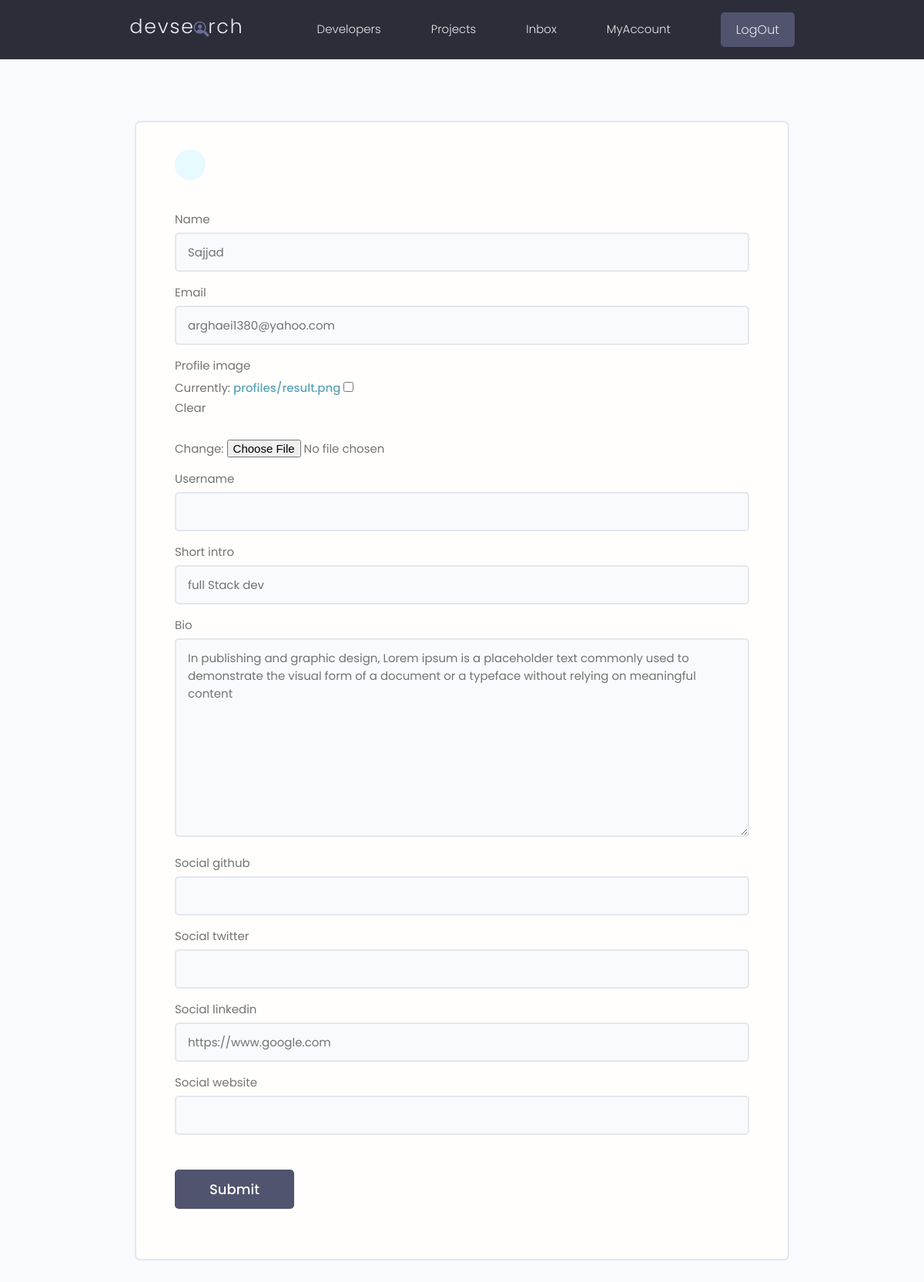
The page /users/edit-profile/ (signed in) on the database its author committed.
### users/models.py (models this page shows, shortened)
class Profile(models.Model):
    user = models.OneToOneField(User, on_delete=models.CASCADE, null=True, blank=True)
    name = models.CharField(max_length=200, null=True, blank=True)
    email = models.CharField(max_length=200, null=True, blank=True)
    profile_image = models.ImageField(null=True, blank=True, upload_to='profiles/', default='profiles/default.png')
    username = models.CharField(max_length=200, null=True, blank=True)
    short_intro = models.CharField(max_length=200, null=True, blank=True)
    bio = models.TextField(blank=True, null=True)
    social_github = models.CharField(max_length=200, null=True, blank=True)
    social_twitter = models.CharField(max_length=200, null=True, blank=True)
    social_linkedin = models.CharField(max_length=200, null=True, blank=True)
    social_website = models.CharField(max_length=200, null=True, blank=True)

### users/views.py (the view)
# urls.py: path('edit-profile/', views.edit_profile, name='edit-profile'),
@login_required(login_url='login')
def edit_profile(request):
    profile = request.user.profile
    if request.method == 'POST':
        form = CustomProfileCreationForm(request.POST, request.FILES, instance=profile)
        if form.is_valid():
            form.save()
            return redirect('account')
    form = CustomProfileCreationForm(instance=profile)
    context = {'form': form}
    return render(request, 'users/edit-profile.html', context)

### users/forms.py
class CustomProfileCreationForm(ModelForm):
    class Meta:
        model = Profile
        fields = ['name', 'email', 'profile_image', 'username', 'short_intro',
                'bio', 'social_github', 'social_twitter', 'social_linkedin', 'social_website'
                ]
    def __init__(self, *args, **kwargs):
        super(CustomProfileCreationForm, self).__init__(*args, **kwargs)
        for field in self.fields:
            self.fields[field].widget.attrs.update(
                {'class': 'input'}
            )

### users/templates/users/edit-profile.html (shortened to what this page needs)
{% extends 'main.html' %}
{% block content %}
<main class="formPage my-xl">
    <div class="content-box">
        <div class="formWrapper">
            <a class="backButton" href="{% url 'account' %}"></a>
            <br>
            <form class="form" method="POST" enctype="multipart/form-data">
                {% for field in form %}
                <div class="form__field">
                    <label for="formInput#text">{{field.label}}</label>
                    {{field}}
                </div>
                {% endfor %}
                <input class="btn btn--sub btn--lg  my-md" type="submit" value="Submit" />
            </form>
        </div>
    </div>
</main>
{% endblock %}

### static/styles/app.css (style rules this page uses)
:root { --color-sub: #2d2d39; }
.btn--sub { background-color: var(--color-sub-light); }
.content-box { width: 95%; max-width: 85rem; margin: 0 auto; }
.backButton { background: var(--color-main-light); color: var(--color-main); width: 4rem; height: 4rem; display: flex; align-items: center; justify-content: center; border-radius: 50%; }
.formPage .formWrapper { list-style: none; background: var(--color-white); padding: 3.5rem 5rem; border: 2px solid var(--color-light); border-radius: 0.7rem; }

### static/uikit/styles/modules/_variables.css (style rules this page uses)
:root { --color-main: #5aa5b9; --color-main-light: #e6faff; --color-sub: #3f4156; --color-sub-light: #51546e; --color-sub-lighter: #ededfd; --color-text: #737373; --color-gray: #8b8b8b; --color-light: #e5e7eb; --color-light-gray: #767676; --color-bg: #f8fafd; --color-white: #fffefd; --color-white-light: #f3f3f3; --color-success: #359e64; --color-success-bg: #def8e8; --color-error: #fc4b0b; --color-error-bg: #fff2ee; --font-base: 'Poppins', arial, helvetica, 'Segoe UI', roboto, ubuntu, sans-serif; --font-monospace: 'Fira Code', 'Courier New', courier, monospace; --font-regular: 300; --font-medium: 500; --font-bold: 700; --generic-shadow: 1px 1px 5px #00000010; --generic-transition: all 0.3s ease-in-out; }

### static/uikit/styles/modules/_base.css (style rules this page uses)
* { margin: 0; padding: 0; box-sizing: border-box; text-rendering: optimizeLegibility; color: inherit; font-size: inherit; }
html { font-size: 50%; }
@media only screen and (min-width: 480px) { html { font-size: 56.25%; } }
@media only screen and (min-width: 1200px) { html { font-size: 62.5%; } }
body { line-height: 1.6; font-weight: 400; font-size: 1.5rem; color: var(--color-text); background-color: var(--color-bg); min-height: 100vh; }

### static/uikit/styles/modules/_typography.css (style rules this page uses)
* { font-family: var(--font-base); }
a { padding-bottom: 2px; text-decoration: none; display: inline-block; color: var(--color-main); font-weight: var(--font-medium); }

### static/uikit/styles/modules/_utilities.css (style rules this page uses)
.my-md { margin: 3rem auto; }
.my-xl { margin: 8rem auto; }

### static/uikit/styles/modules/_button.css (style rules this page uses)
.btn { display: inline-block; position: relative; cursor: pointer; background-color: var(--color-light); font-weight: var(--font-medium); color: var(--color-sub); text-decoration: none; padding: 1rem 2rem; border-radius: 0.5rem; border: none; width: -webkit-fit-content; width: -moz-fit-content; width: fit-content; height: -webkit-fit-content; height: -moz-fit-content; height: fit-content; font-size: 1.6rem; outline-width: 0; outline-color: transparent; -webkit-backface-visibility: hidden; backface-visibility: hidden; transition: all 0.3s ease-in-out; }
.btn--sub { background-color: var(--color-sub); color: var(--color-white); }
.btn--lg { font-size: 1.8rem; padding: 1.2rem 4.5rem; }

### static/uikit/styles/modules/_form.css (style rules this page uses)
.form { display: block; }
.form__field { margin-top: 1.5rem; margin-bottom: 1.5rem; }
.form__label, .form__field > label { display: block; margin-bottom: 0.5rem; color: var(--color-text); }
input.input[type='text'], input.input[type='email'], input.input[type='password'], input.input[type='number'], select.input, textarea.input { min-width: 24rem; width: 100%; padding: 1.2rem 1.5rem; border-radius: 0.5rem; border: 2px solid var(--color-light); transition: all 0.3s ease-in-out; background-color: var(--color-bg); }

### rows shown on the page
Profile: form "Sajjad" "arghaei1380@yahoo.com" "full Stack dev" "In publishing and graphic design, Lorem ipsum is a placeholder text commonly used to demonstrate the visual form of a document or a typeface without relying on meaningful content" "https://www.google.com"

### other values the page prints
{{ field.label }} "Name" "Email" "Profile image" "Username" "Short intro" "Bio" "Social github" "Social twitter" "Social linkedin" "Social website"
